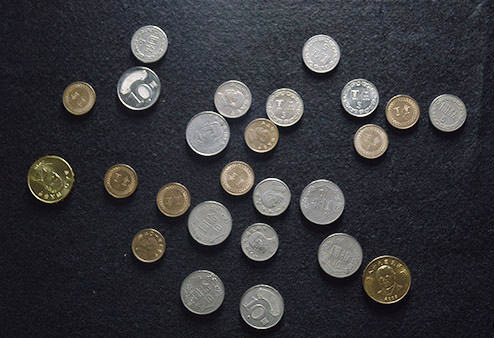
%> input picture Q3.jpg, 494 x 338 px
$ octave count_coins.m   (GNU Octave 9; MATLAB toolbox functions it lacks are replaced by stand-ins)
%> lines starting %> are read from the running program, lines starting %| are printed output that depends on the picture; in (x1, y1, x2, y2) boxes, pixels count from 0 and x2, y2 are one past the last pixel; in counts of white or black regions, pixels touching at a corner belong together; the program's own positions count from 1
clc;
clear;
str = 'Select a color image';
[filename, pathname, filterindex]  = uigetfile({'*.jpg';'*.bmp';'*.png'},str);
%> the answer given: Q3.jpg
ORI = imread([pathname filename]);
%> ORI is the input picture: size 338x494x3 uint8; mean R, G, B 55.4, 55, 58.8
%做Sobel=============[height, width]
A=ORI;
A=rgb2gray(A);
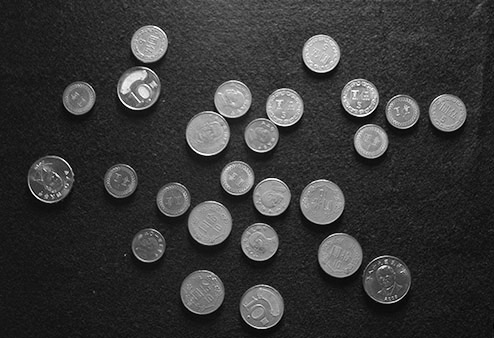
%> A: size 338x494 uint8; min 0, max 255, mean 55.6
img3 = edge(A,'Sobel');
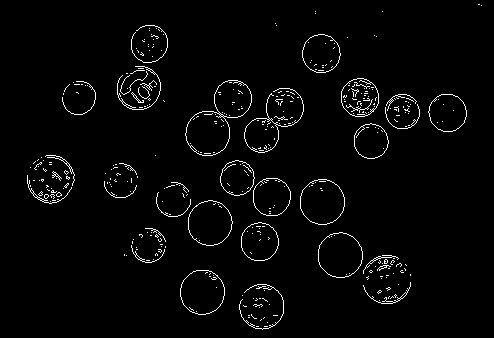
%> img3: size 338x494 logical; 2.5% white in thin lines or dots, all inside (x1, y1, x2, y2) = (27, 4, 482, 330)
str3=['sobel' '.bmp'];
imwrite(img3,str3)
[height,width] = size(img3);
%> height = 338; width = 494
Min = 10;
Max = 30;
% 做圓的參數  ===============
step_r=0.5;
step_angle = 1;
r_level = round((Max-Min)/step_r)+1;
hough_space = zeros(height,width,r_level);
[rows,cols] = find(img3);
%> rows = 4250 values from 5 to 330; cols = 4250 values from 28 to 482
ecount = size(rows);
%> ecount = [4250 1]
angle = 360;
rate =110; %閾值
% 算圓的分數  ===============
%> (the run ends here)
